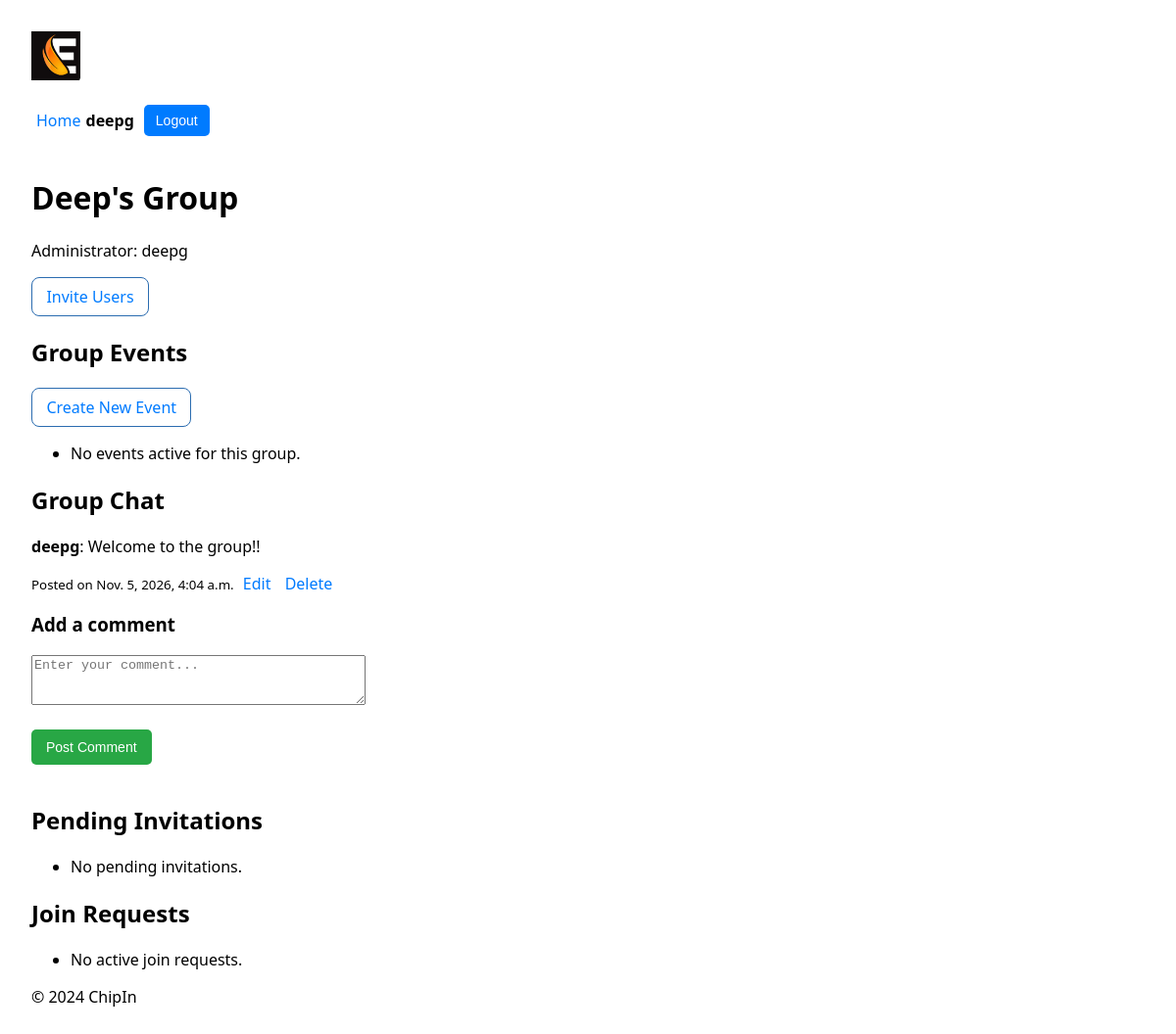
The page /chipin/group/2/ (signed in) on the database as committed earlier.
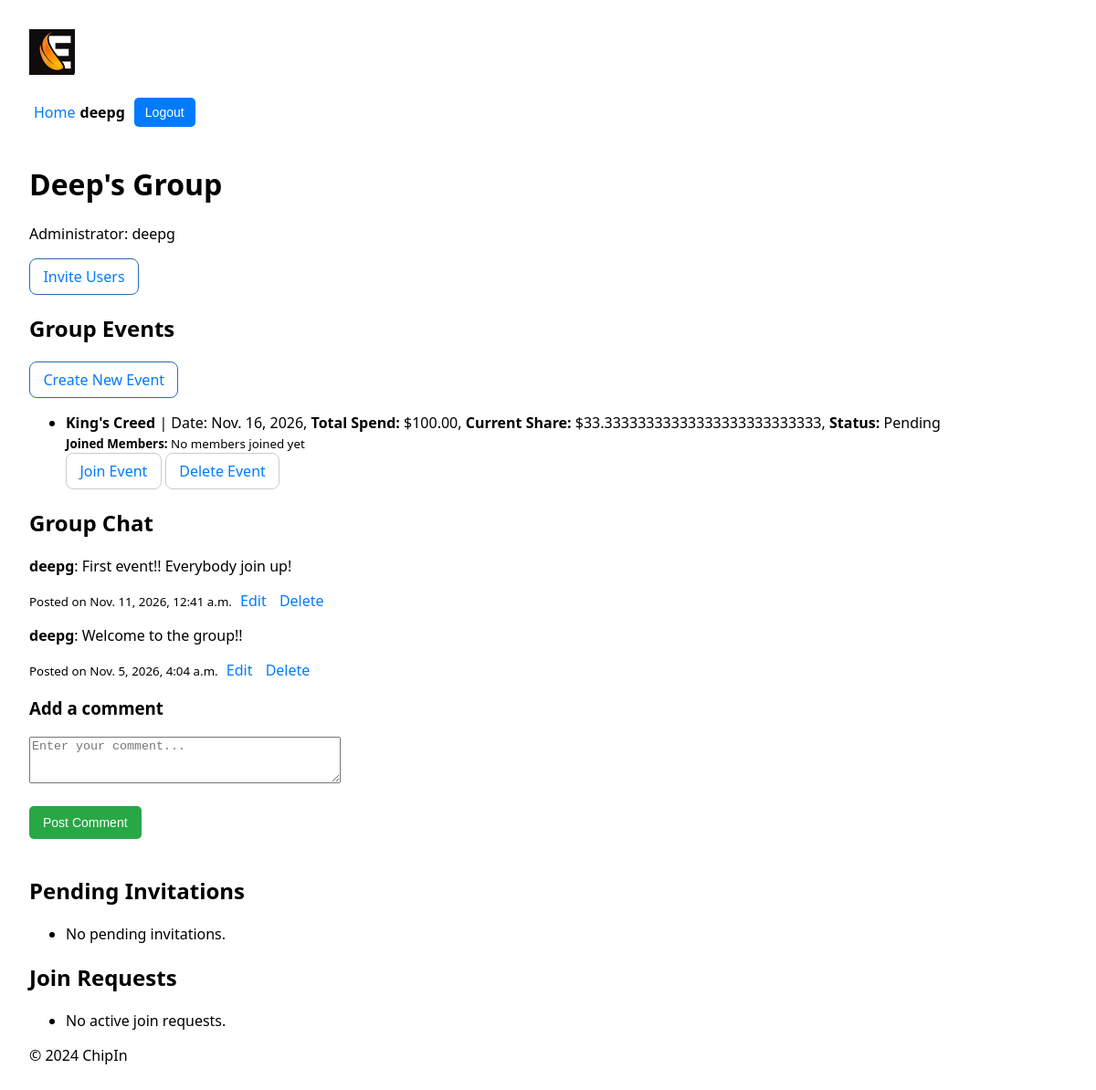
The same page on the database as committed later.
### users/models.py (models this page shows, shortened)
class Profile(models.Model):
    user = models.OneToOneField(User, on_delete=models.CASCADE, related_name="profile")
    nickname = models.CharField(max_length=30, unique=True)
    max_spend = models.DecimalField(max_digits=10, decimal_places=2, default=100.00)  # Max spend for each event
    balance = models.DecimalField(max_digits=10, decimal_places=2, default=100.00)  # User's current balance

### chipin/models.py (models this page shows, shortened)
class Group(models.Model):
    name = models.CharField(max_length=100)
    admin = models.ForeignKey(User, related_name='admin_groups', on_delete=models.CASCADE)
    members = models.ManyToManyField(User, related_name='group_memberships', blank=True)
    invited_users = models.ManyToManyField(User, related_name='pending_invitations', blank=True)

class Comment(models.Model):
    user = models.ForeignKey(User, on_delete=models.CASCADE)  # User who posted the comment
    group = models.ForeignKey(Group, related_name='comments', on_delete=models.CASCADE)  # Group associated with the comment
    content = models.TextField()  # The comment content
    created_at = models.DateTimeField(auto_now_add=True)  # Timestamp when the comment was posted
    updated_at = models.DateTimeField(auto_now=True)  # Timestamp for the latest update

class Event(models.Model):
    class Status(models.TextChoices):
        PENDING = "Pending", "Pending"
        ACTIVE = "Active", "Active"
        ARCHIVED = "Archived", "Archived"
    name = models.CharField(max_length=100)
    date = models.DateField()
    total_spend = models.DecimalField(max_digits=10, decimal_places=2)
    status = models.CharField(max_length=20, choices=Status.choices, default=Status.PENDING)
    archived_at = models.DateTimeField(null=True, blank=True)
    group = models.ForeignKey(Group, related_name='events', on_delete=models.CASCADE)
    members = models.ManyToManyField(User, related_name='event_memberships', blank=True)
    def calculate_share(self):
        members_count = self.group.members.count()
        if members_count == 0:
            return 0
        return self.total_spend / members_count

### chipin/views.py (the view)
# urls.py: path('group/<int:group_id>/', views.group_detail, name='group_detail'),
@login_required
def group_detail(request, group_id, edit_comment_id=None):
    group = get_object_or_404(Group, id=group_id)
    is_member = request.user in group.members.all()
    comments = group.comments.all().order_by('-created_at') if is_member else []
    events = group.events.all()
    comment_to_edit = None
    form = None
    if is_member:
        if edit_comment_id:
            comment_to_edit = get_object_or_404(Comment, id=edit_comment_id)
            if comment_to_edit.user != request.user:
                return redirect('chipin:group_detail', group_id=group.id)
        if request.method == 'POST':
            if comment_to_edit:
                form = CommentForm(request.POST, instance=comment_to_edit)
            else:
                form = CommentForm(request.POST)
            if form.is_valid():
                comment = form.save(commit=False)
                comment.user = request.user
                comment.group = group
                comment.save()
                return redirect('chipin:group_detail', group_id=group.id)
        else:
            form = CommentForm(instance=comment_to_edit) if comment_to_edit else CommentForm()
    event_share_info = {}
    for event in events:
        event_share = event.calculate_share()
        user_eligible = request.user.profile.max_spend >= event_share
        user_has_joined = request.user in event.members.all()
        event_share_info[event] = {
            'share': event_share,
            'eligible': user_eligible,
            'status': event.status,
            'joined': user_has_joined,
            'members': event.members.all()  # Pass members who joined this event
        }
    return render(request, 'chipin/group_detail.html', {
        'group': group,
        'comments': comments,
        'form': form,
        'comment_to_edit': comment_to_edit,
        'events': events,
        'event_share_info': event_share_info,
        'is_member': is_member,
    })

### chipin/forms.py (shortened to what this page needs)
class CommentForm(forms.ModelForm):
    class Meta:
        model = Comment
        fields = ['content']
        widgets = {
            'content': forms.Textarea(attrs={'rows': 3, 'placeholder': 'Enter your comment...'})
        }

### chipin/context_processors.py (called while the page is built)
def user_profile(request):
    if request.user.is_authenticated:
        try:
            return {'nickname': request.user.profile.nickname}
        except Profile.DoesNotExist:
            return {'nickname': request.user.username}  # Fallback to username if no profile exists
    return {}

### chipin/templates/chipin/group_detail.html (shortened to what this page needs)
{% extends 'chipin/base.html' %}
{% block content %}
    <h1>{{ group.name }}</h1>
    <p>Administrator: {{ group.admin.profile.nickname }}</p>
    {% if request.user == group.admin %}
        <a href="{% url 'chipin:invite_users' group.id %}" class="btn btn-primary">Invite Users</a>
    {% endif %}
    <h2>Group Events</h2>
    {% if request.user == group.admin %}
        <a href="{% url 'chipin:create_event' group.id %}" class="btn btn-primary">Create New Event</a>
    {% endif %}
    <ul>
        {% for event, info in event_share_info.items %}
            <li>
                <strong>{{ event.name }}</strong> | Date: {{ event.date }},
                <strong>Total Spend:</strong> ${{ event.total_spend }},
                <strong>Current Share:</strong> ${{ info.share }},
                <strong>Status:</strong> <span class="event-status">{{ info.status }}</span><br>
                <div>
                    <small><strong>Joined Members:</strong>
                    {% for member in info.members %}
                        {{ member.profile.nickname }}{% if not forloop.last %}, {% endif %}
                    {% empty %}
                        No members joined yet
                    {% endfor %}
                    </small>
                </div>
                {% if is_member %}
                    {% if info.joined %}
                        <span class="joined">You have already joined this event.</span>
                        <a href="{% url 'chipin:leave_event' group.id event.id %}" class="btn btn-warning" onclick="return confirm('Are you sure you want to leave this event?');">Leave Event</a>
                    {% else %}
                        {% if info.eligible %}
                            <a href="{% url 'chipin:join_event' group.id event.id %}" class="btn btn-success">Join Event</a>
                        {% else %}
                            <span class="waiting-room">Your max spend is too low to join.</span>
                        {% endif %}
                    {% endif %}
                {% else %}
                    <small><em>(You must be a group member to join events)</em></small>
                {% endif %}
                {% if request.user == group.admin %}
                    <a href="{% url 'chipin:delete_event' group.id event.id %}" class="btn btn-danger" onclick="return confirm('Are you sure you want to delete this event?');">Delete Event</a>
                {% endif %}
            </li>
        {% empty %}
            <li>No events active for this group.</li>
        {% endfor %}
    </ul>
    <h2>Group Chat</h2>
    {% if is_member %}
        <div class="comments-section">
            {% for comment in comments %}
                <div class="comment">
                    <p><strong>{{ comment.user.profile.nickname }}</strong>: {{ comment.content }}</p>
                    <small>Posted on {{ comment.created_at }}</small>
                    {% if comment.user == request.user or request.user == group.admin %}
                        <a href="{% url 'chipin:edit_comment' group.id comment.id %}">Edit</a>
                        <a href="{% url 'chipin:delete_comment' comment.id %}" onclick="return confirm('Are you sure?')">Delete</a>
                    {% endif %}
                </div>
            {% empty %}
                <p>No comments yet. Be the first to comment!</p>
            {% endfor %}
        </div>
        <h3>{% if comment_to_edit %}Edit Comment{% else %}Add a comment{% endif %}</h3>
        <form method="POST">
            <div class="form-group">
                {{ form.content }}
            </div>
            <button type="submit">{% if comment_to_edit %}Save Comment{% else %}Post Comment{% endif %}</button>
        </form>
    {% else %}
        <p><em>Only group members can view and post comments.</em></p>
    {% endif %}
    {% if request.user in group.members.all %}
        <h2>Pending Invitations</h2>
        <ul>
            {% for invited_user in group.invited_users.all %}
                <li>
                    <strong>{{ invited_user.profile.nickname }}</strong> <span style="color: orange;">(Pending)</span>
                    {% if request.user == group.admin %}
                        | <a href="{% url 'chipin:cancel_invite' group.id invited_user.id %}" style="color: red;" onclick="return confirm('Cancel this invitation?');">Cancel Invite</a>
                    {% endif %}
                </li>
            {% empty %}
                <li>No pending invitations.</li>
            {% endfor %}
        </ul>
        <h2>Join Requests</h2>
        <ul>
            {% for join_request in group.join_requests.all %}
                <li>
                    <strong>{{ join_request.user.profile.nickname }}</strong> has requested to join.
                    <div>
                        <small><strong>Approved by ({{ join_request.approved_votes.count }}):</strong>
                        {% for user in join_request.approved_votes.all %}
                            {{ user.profile.nickname }}{% if not forloop.last %}, {% endif %}
                        {% empty %}
                            None yet
                        {% endfor %}
                        </small>
                    </div>
                    <div>
                        <small><strong>Rejected by ({{ join_request.rejected_votes.count }}):</strong>
                        {% for user in join_request.rejected_votes.all %}
                            {{ user.profile.nickname }}{% if not forloop.last %}, {% endif %}
                        {% empty %}
                            None yet
                        {% endfor %}
                        </small>
                    </div>
                    {% if request.user not in join_request.approved_votes.all and request.user not in join_request.rejected_votes.all %}
                        <a href="{% url 'chipin:vote_on_join_request' group.id join_request.id 'approve' %}">Approve</a> |
                        <a href="{% url 'chipin:vote_on_join_request' group.id join_request.id 'reject' %}">Reject</a>
                    {% else %}
                        <small><em>(You have already voted)</em></small>
                    {% endif %}
                </li>
            {% empty %}
                <li>No active join requests.</li>
            {% endfor %}
        </ul>
    {% endif %}
{% endblock %}

### chipin/templates/chipin/base.html (shortened to what this page needs)
{% load static %}
<!DOCTYPE html>
<html lang="en">
<head>
    <link rel="stylesheet" href="{% static 'chipin/styles.css' %}">
</head>
<body>
    <header>
        <div class="logo">
            <img src="{% static 'chipin/logo_90.jpg' %}" alt="ChipIn Logo">
        </div>
        <div class="user-info">
            {% if request.user.is_authenticated %}
                <a href="{% url 'chipin:home' %}">Home</a> <span>{{ request.user.profile.nickname }}</span>
                <form action="{% url 'users:logout' %}" method="post">
                    <button type="submit">Logout</button>
                </form>
            {% else %}
                <a href="{% url 'users:login' %}">Login</a> <a href="{% url 'users:register' %}">Register</a>
            {% endif %}
        </div>
    </header>
    <main>
        {% block content %}
        {% endblock %}
    </main>
    <footer>
        <p>&copy; 2024 ChipIn</p>
    </footer>
</body>
</html>

### chipin/static/chipin/styles.css (style rules this page uses)
.logo img { max-height: 50px; }
.user-info { display: flex; align-items: center; font-size: 16px; }
.user-info span { margin-right: 10px; font-weight: bold; }
.user-info button { background-color: #007BFF; color: white; border: none; padding: 8px 12px; cursor: pointer; border-radius: 5px; font-size: 14px; }
button { background-color: #28a745; color: white; border: none; padding: 10px 15px; cursor: pointer; border-radius: 5px; font-size: 14px; margin-top: 20px; margin-bottom: 20px; }
a { color: #007BFF; text-decoration: none; padding: 5px }
body { font-family: system-ui, -apple-system, Segoe UI, Roboto, Arial, sans-serif; margin: 2rem; }
.btn { display: inline-block; padding: .5rem .9rem; border-radius: 8px; text-decoration: none; border: 1px solid #ccc; }
.btn-primary { border-color: #2b6cb0; }

Rows that differ between the two databases and show on the page:
added Event: name "King's Creed", date "Nov. 16, 2026", total_spend "100.00", share "33.33333333333333333333333333", status "Pending"
added Comment: user.profile.nickname "deepg", content "First event!! Everybody join up!", created_at "Nov. 11, 2026, 12:41 a.m.", shows "Edit"
Other text that changed with them:
text no longer shown: "No events active for this group."
